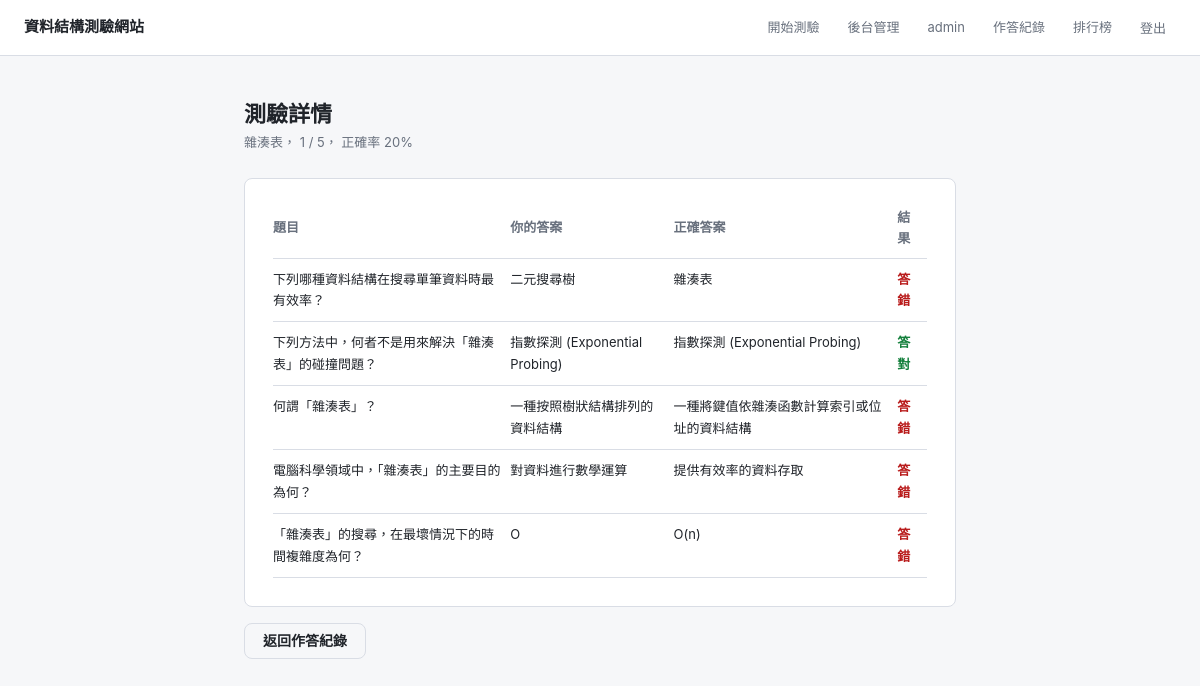
The page /history/18/ (signed in) on the database its author committed.
### quiz/models.py (models this page shows, shortened)
class QuizAttempt(models.Model):
    user = models.ForeignKey(
        User,
        on_delete=models.CASCADE,
        related_name="quiz_attempts",
        verbose_name="使用者",
    )
    chapter = models.ForeignKey(
        Chapter,
        on_delete=models.PROTECT,
        related_name="quiz_attempts",
        verbose_name="章節",
    )
    question_count = models.PositiveIntegerField(default=0, verbose_name="題數")
    score = models.PositiveIntegerField(default=0, verbose_name="分數")
    started_at = models.DateTimeField(auto_now_add=True, verbose_name="開始時間")
    completed_at = models.DateTimeField(null=True, blank=True, verbose_name="完成時間")
    class Meta:
        ordering = ["-started_at"]
        verbose_name = "測驗紀錄"
        verbose_name_plural = "測驗紀錄"
    @property
    def accuracy(self):
        if not self.question_count:
            return 0
        return int(self.score / self.question_count * 100)

class Chapter(models.Model):
    name = models.CharField(max_length=100, verbose_name="章節名稱")
    order = models.PositiveIntegerField(default=0, verbose_name="排序")
    class Meta:
        ordering = ["order", "id"]
        verbose_name = "章節"
        verbose_name_plural = "章節"

class QuizAnswer(models.Model):
    attempt = models.ForeignKey(
        QuizAttempt,
        on_delete=models.CASCADE,
        related_name="answers",
        verbose_name="測驗紀錄",
    )
    question = models.ForeignKey(Question, on_delete=models.PROTECT, verbose_name="題目")
    selected_option = models.ForeignKey(
        Option,
        on_delete=models.SET_NULL,
        null=True,
        blank=True,
        related_name="selected_answers",
        verbose_name="學生答案",
    )
    correct_option = models.ForeignKey(
        Option,
        on_delete=models.SET_NULL,
        null=True,
        blank=True,
        related_name="correct_answers",
        verbose_name="正確答案",
    )
    is_correct = models.BooleanField(default=False, verbose_name="是否答對")
    answered_at = models.DateTimeField(auto_now_add=True, verbose_name="作答時間")
    class Meta:
        ordering = ["id"]
        verbose_name = "作答明細"
        verbose_name_plural = "作答明細"

class Question(models.Model):
    DIFFICULTY_CHOICES = [
        ("easy", "簡單"),
        ("medium", "中等"),
        ("hard", "困難"),
    ]
    chapter = models.ForeignKey(
        Chapter,
        on_delete=models.CASCADE,
        related_name="questions",
        verbose_name="章節",
    )
    content = models.TextField(verbose_name="題目內容")
    difficulty = models.CharField(
        max_length=10,
        choices=DIFFICULTY_CHOICES,
        default="medium",
        verbose_name="難度",
    )
    is_original = models.BooleanField(default=False, verbose_name="原創題")
    explanation = models.TextField(blank=True, verbose_name="解析")
    created_at = models.DateTimeField(auto_now_add=True)
    class Meta:
        verbose_name = "題目"
        verbose_name_plural = "題目"

class Option(models.Model):
    question = models.ForeignKey(
        Question,
        on_delete=models.CASCADE,
        related_name="options",
        verbose_name="題目",
    )
    content = models.CharField(max_length=500, verbose_name="選項內容")
    is_correct = models.BooleanField(default=False, verbose_name="是否正確")
    class Meta:
        verbose_name = "選項"
        verbose_name_plural = "選項"
    @property
    def display_content(self):
        return self.content

### quiz/views.py (the view)
# urls.py: path('history/<int:attempt_id>/', views.history_detail, name='history_detail'),
@login_required
def history_detail(request, attempt_id):
    attempt = get_object_or_404(
        QuizAttempt.objects.select_related("chapter").prefetch_related(
            "answers__question",
            "answers__selected_option",
            "answers__correct_option",
        ),
        id=attempt_id,
        user=request.user,
    )
    return render(request, "quiz/history_detail.html", {"attempt": attempt})

### quiz/templates/quiz/history_detail.html (shortened to what this page needs)
{% extends 'quiz/base.html' %}
{% block content %}
<div class="container">
  <div style="margin-bottom: 24px;">
    <h1 style="font-size: 22px; font-weight: 800;">測驗詳情</h1>
    <p class="text-muted">
      {{ attempt.chapter.name }}，
      {{ attempt.score }} / {{ attempt.question_count }}，
      正確率 {{ attempt.accuracy }}%
    </p>
  </div>
  <div class="card">
    <table>
      <thead>
        <tr>
          <th>題目</th>
          <th>你的答案</th>
          <th>正確答案</th>
          <th>結果</th>
        </tr>
      </thead>
      <tbody>
        {% for answer in attempt.answers.all %}
        <tr>
          <td>{{ answer.question.content }}</td>
          <td>{% if answer.selected_option %}{{ answer.selected_option.display_content }}{% else %}未作答{% endif %}</td>
          <td>{% if answer.correct_option %}{{ answer.correct_option.display_content }}{% else %}-{% endif %}</td>
          <td style="font-weight: 700; color: {% if answer.is_correct %}var(--ok){% else %}var(--err){% endif %};">
            {% if answer.is_correct %}答對{% else %}答錯{% endif %}
          </td>
        </tr>
        {% empty %}
        <tr>
          <td colspan="4" class="text-muted">這次測驗沒有作答明細。</td>
        </tr>
        {% endfor %}
      </tbody>
    </table>
  </div>
  <div style="margin-top: 16px;">
    <a href="{% url 'history' %}" class="btn btn-outline">返回作答紀錄</a>
  </div>
</div>
{% endblock %}

### quiz/templates/quiz/base.html (shortened to what this page needs)
<!DOCTYPE html>
<html lang="zh-Hant">
<head>
</head>
<body>
<nav>
  <a href="{% url 'home' %}" class="nav-brand">資料結構測驗網站</a>
  <div class="nav-links">
    {% if user.is_authenticated %}
      <a href="{% url 'quiz_setup' %}">開始測驗</a>
      {% if user.is_staff %}
        <a href="/admin/">後台管理</a>
      {% endif %}
      <span>{{ user.username }}</span>
      <a href="{% url 'history' %}">作答紀錄</a>
      <a href="{% url 'leaderboard' %}">排行榜</a>
      <form method="post" action="{% url 'logout' %}" style="display: inline;">
        <button type="submit">登出</button>
      </form>
    {% else %}
      <a href="{% url 'login' %}">登入</a>
      <a href="{% url 'register' %}">註冊</a>
    {% endif %}
  </div>
</nav>
{% block content %}{% endblock %}
</body>
</html>

### quiz/templates/quiz/base.html (style rules this page uses)
*, *::before, *::after { box-sizing: border-box; margin: 0; padding: 0; }
:root { --bg: #f6f7f9; --surface: #ffffff; --border: #d9dde5; --text: #20242a; --muted: #68707d; --accent: #2563eb; --accent-dim: #eff6ff; --ok: #15803d; --ok-dim: #f0fdf4; --err: #b91c1c; --err-dim: #fef2f2; --radius: 8px; }
body { background: var(--bg); color: var(--text); font-family: -apple-system, BlinkMacSystemFont, "Segoe UI", "Noto Sans TC", Arial, sans-serif; font-size: 15px; line-height: 1.65; min-height: 100vh; }
a { color: var(--accent); text-decoration: none; }
nav { background: var(--surface); border-bottom: 1px solid var(--border); padding: 0 24px; min-height: 56px; display: flex; align-items: center; justify-content: space-between; gap: 16px; }
.nav-brand { font-size: 15px; font-weight: 700; color: var(--text); }
.nav-links { display: flex; gap: 8px; align-items: center; flex-wrap: wrap; justify-content: flex-end; }
.nav-links a, .nav-links span, .nav-links button { font-size: 13px; color: var(--muted); padding: 5px 10px; border-radius: var(--radius); border: 0; background: transparent; font-family: inherit; cursor: pointer; }
.container { max-width: 760px; margin: 0 auto; padding: 40px 24px; }
.card { background: var(--surface); border: 1px solid var(--border); border-radius: var(--radius); padding: 28px; }
.btn { display: inline-block; padding: 10px 18px; border-radius: var(--radius); font-size: 14px; font-weight: 600; cursor: pointer; border: 1px solid transparent; line-height: 1; text-align: center; }
.btn-outline { background: transparent; color: var(--text); border-color: var(--border); }
.score-label, .text-muted { color: var(--muted); font-size: 13px; }
table { width: 100%; border-collapse: collapse; font-size: 13px; }
th { color: var(--muted); text-align: left; padding: 0 8px 8px 0; border-bottom: 1px solid var(--border); }
td { padding: 10px 8px 10px 0; border-bottom: 1px solid var(--border); vertical-align: top; }

### rows shown on the page
QuizAttempt: chapter.name "雜湊表", score "1", question_count "5", accuracy "20"
QuizAnswer: question.content "下列哪種資料結構在搜尋單筆資料時最有效率？", selected_option.display_content "二元搜尋樹", correct_option.display_content "雜湊表", is_correct "答錯"
QuizAnswer: question.content "下列方法中，何者不是用來解決「雜湊表」的碰撞問題？", selected_option.display_content "指數探測 (Exponential Probing)", correct_option.display_content "指數探測 (Exponential Probing)", is_correct "答對"
QuizAnswer: question.content "何謂「雜湊表」？", selected_option.display_content "一種按照樹狀結構排列的資料結構", correct_option.display_content "一種將鍵值依雜湊函數計算索引或位址的資料結構", is_correct "答錯"
QuizAnswer: question.content "電腦科學領域中，「雜湊表」的主要目的為何？", selected_option.display_content "對資料進行數學運算", correct_option.display_content "提供有效率的資料存取", is_correct "答錯"
QuizAnswer: question.content "「雜湊表」的搜尋，在最壞情況下的時間複雜度為何？", selected_option.display_content "O", correct_option.display_content "O(n)", is_correct "答錯"

### other values the page prints
{{ user.username }} "admin"
